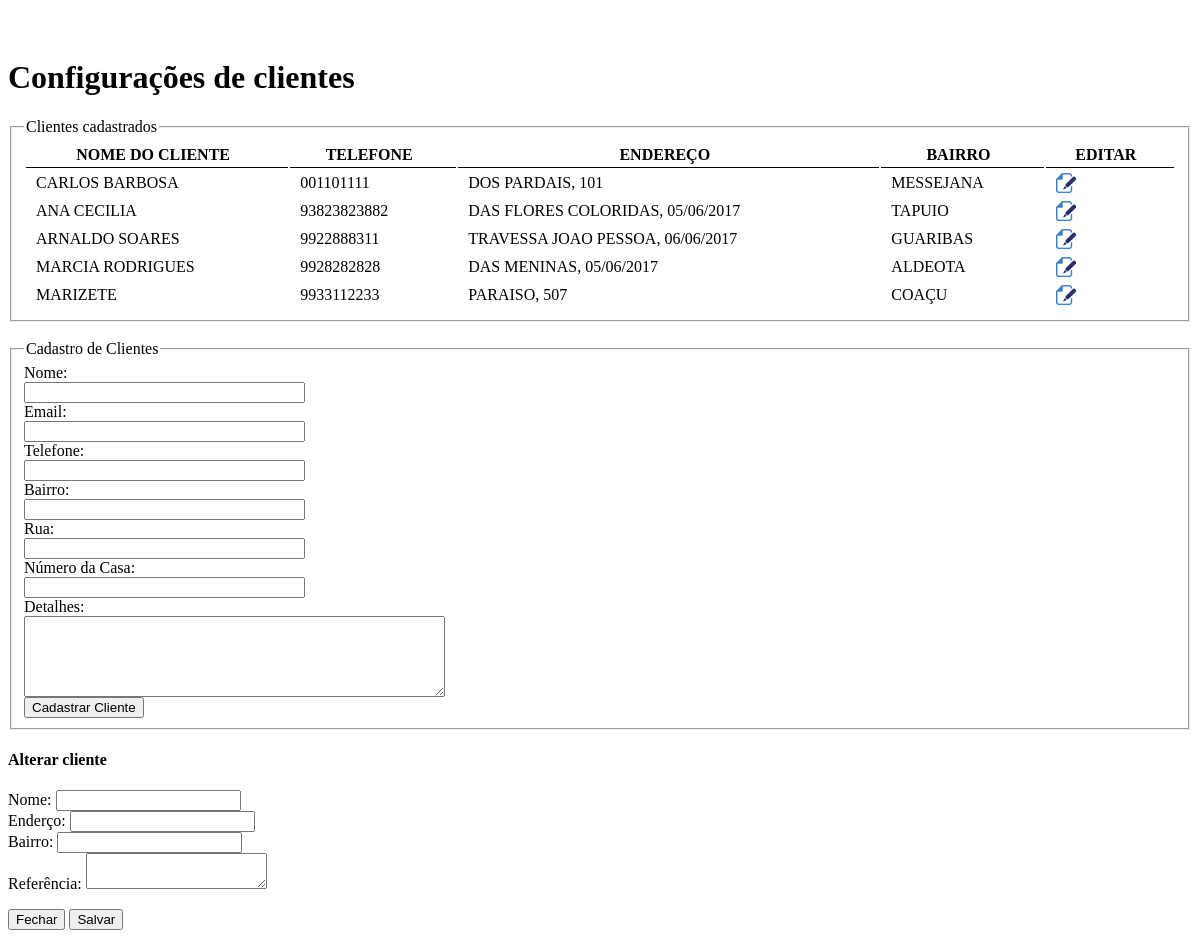
/cadastrarcliente.php, run on an earlier commit of the app's database.
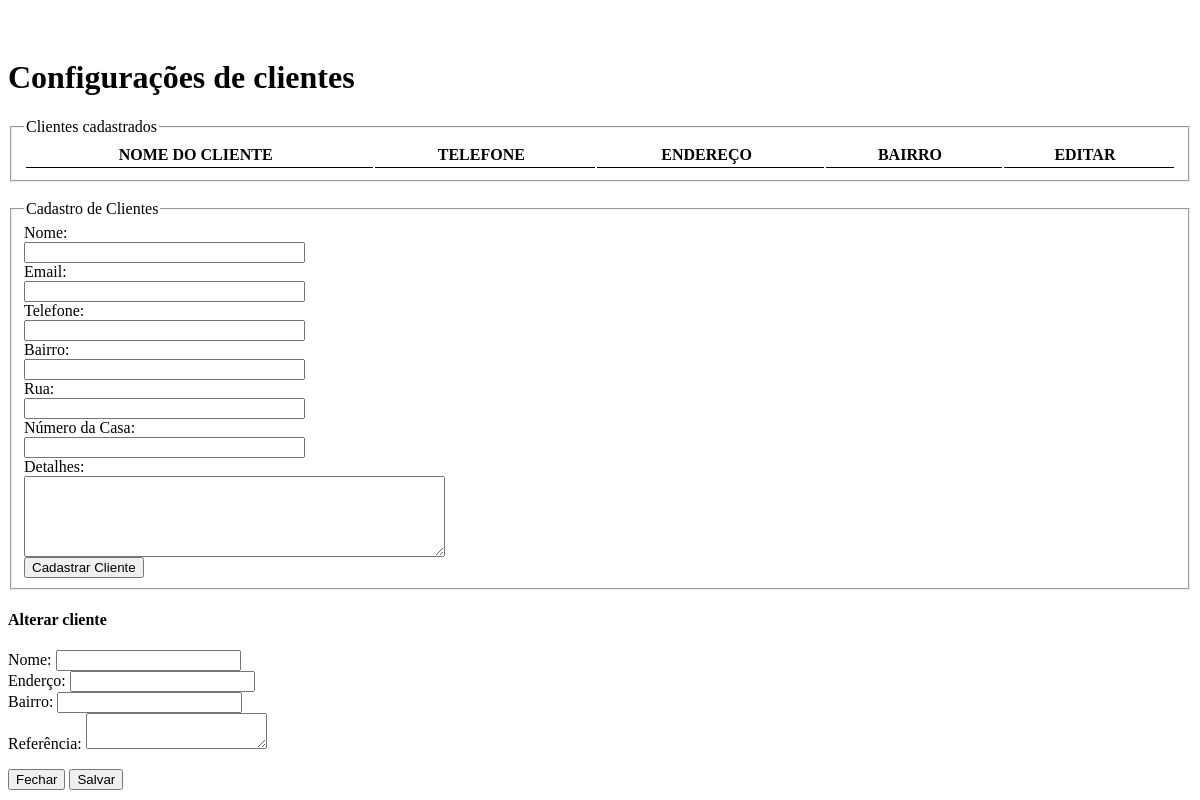
And on a later commit of the database.
### tables this page shows
CREATE TABLE `cadastro` (
  `id` int(11) NOT NULL AUTO_INCREMENT,
  `nome` varchar(50) DEFAULT NULL,
  `sobrenome` varchar(50) DEFAULT NULL,
  `telefone` varchar(20) DEFAULT NULL,
  `celular` varchar(20) DEFAULT NULL,
  `cidade` varchar(50) DEFAULT NULL,
  `email` varchar(50) DEFAULT NULL,
  `bairro` varchar(50) DEFAULT NULL,
  `rua` varchar(50) DEFAULT NULL,
  `numero` varchar(20) DEFAULT NULL,
  `proximo` longtext,
  PRIMARY KEY (`id`)
);

### cadastrarcliente.php (the view, shortened to what this page needs)
<?php
   $editFormAction = $_SERVER['PHP_SELF'];
   if (isset($_SERVER['QUERY_STRING'])) {
     $editFormAction .= "?" . htmlentities($_SERVER['QUERY_STRING']);
   }
   ?>
<link rel="stylesheet" type="text/css" href="css/demo_table.css"/>
<div class="container" style="margin-top: 5%;">
   <div class="bs-docs-section" >
      <div class="row">
            <div class="page-header">
               <h1 id="forms">Configurações de clientes</h1>
            </div>
      </div>
      <div class="row">
         <div class="col-lg-12">
            <div class="page-header well">
               <fieldset>
                  <legend>Clientes cadastrados</legend>
                  <table class="display dataTable table table-striped table-bordered" id="tbCliente">
                     <thead>
                        <tr>
                           <th>NOME DO CLIENTE</th>
						   <th>TELEFONE</th>
						   <th>ENDEREÇO</th>
						   <th>BAIRRO</th>
						   <th>EDITAR</th>
                        </tr>
                     </thead>
                     <tbody>
                        <?php
						   $sql = mysql_query("SELECT * FROM cadastro") or die("Erro ao consultar clientes");
						   while($res = mysql_fetch_array($sql)){
                           ?>
						   <tr>
								<td><?php echo $res['nome'] ?>
								<td><?php echo $res['telefone'] ?>
								<td><?php echo $res['rua'].", ".$res['numero'] ?>
								<td><?php echo $res['bairro'] ?>
								<td>
									<a href="#" data-toggle="modal" data-target="#exampleModal" data-whatever="@mdo">
										<img src="imagens/file_edit.png" width="20" height="20" border="0" />
									</a>
								</td>
							</tr>
						   <?php }?>
                     </tbody>
                  </table>
               </fieldset>
            </div>
         </div>
      </div>
      <div class="row">
         <br />
         <div class="col-lg-12">
            <div class="well bs-component">
               <form action="<?php echo $editFormAction; ?>" method="post" class="form-horizontal" name="form1" id="form1">
                  <fieldset>
                  <legend>Cadastro de Clientes</legend>
                  <div class="form-group">
                     <label for="inputEmail" class="col-lg-2 control-label">Nome:</label>
                     <div class="col-lg-8">
                        <input required class="form-control" type="text" name="nome" value="" size="32" />
                     </div>
                  </div>
				  <div class="form-group">
                     <label for="inputEmail" class="col-lg-2 control-label">Email:</label>
                     <div class="col-lg-8">
                        <input class="form-control" type="text" name="email" value="" size="32" />
                     </div>
                  </div>
                  <div class="form-group">
                     <label for="inputEmail" class="col-lg-2 control-label">Telefone:</label>
                     <div required class="col-lg-8"><input class="form-control" type="text" name="telefone" value="" size="32" />		</div>
                  </div>
                  <div class="form-group">
                     <label for="inputEmail" class="col-lg-2 control-label">Bairro:</label>
                     <div required class="col-lg-8"><input class="form-control" type="text" name="bairro" value="" size="32" />		</div>
                  </div>
                  <div class="form-group">
                     <label for="inputEmail" class="col-lg-2 control-label">Rua:</label>
                     <div required class="col-lg-8"><input class="form-control" type="text" name="rua" value="" size="32" />
                     </div>
                  </div>
                  <div class="form-group">
                     <label for="inputEmail" class="col-lg-2 control-label">Número da Casa:</label>
                     <div required class="col-lg-8"><input class="form-control" type="text" name="numerocasa" value="" size="32" />		</div>
                  </div>
                  <div class="form-group">
                     <label for="inputEmail" class="col-lg-2 control-label">Detalhes:</label>
                     <div class="col-lg-8"><textarea name="detalhes" cols="50" rows="5"></textarea>		</div>
                  </div>
                  <div class="form-group">
                     <div class="col-lg-4"><input class="btn btn-warning" type="submit" value="Cadastrar Cliente" />
                     </div>
                  </div>
               </form>
            </div>
         </div>
      </div>
   </div>
</div>
<div class="modal fade" id="exampleModal" tabindex="-1" role="dialog" aria-labelledby="exampleModalLabel">
  <div class="modal-dialog" role="document">
    <div class="modal-content">
      <div class="modal-header">
        <h4 class="modal-title" id="exampleModalLabel">Alterar cliente</h4>
      </div>
      <div class="modal-body">
        <form>
          <div class="form-group">
            <label for="recipient-name" class="control-label">Nome:</label>
            <input type="text" class="form-control" id="recipient-name">
          </div>
          <div class="form-group">
			<label for="recipient-name" class="control-label">Enderço:</label>
            <input type="text" class="form-control" id="recipient-name">
          </div>
		  <div class="form-group">
			<label for="recipient-name" class="control-label">Bairro:</label>
            <input type="text" class="form-control" id="recipient-name">
          </div>
		  <div class="form-group">
			<label for="message-text" class="control-label">Referência:</label>
            <textarea class="form-control" id="message-text"></textarea>
          </div>
        </form>
      </div>
      <div class="modal-footer">
        <button type="button" class="btn btn-default" data-dismiss="modal">Fechar</button>
        <button type="button" class="btn btn-primary">Salvar</button>
      </div>
    </div>
  </div>
</div>

### css/demo_table.css (style rules this page uses)
table.display { margin: 0 auto; clear: both; width: 100%; }
table.display thead th { padding: 3px 18px 3px 10px; border-bottom: 1px solid black; font-weight: bold; cursor: pointer; * cursor: hand; }
table.display td { padding: 3px 10px; }

What changed in the data, as far as the page shows it:
removed cadastro: nome "CARLOS BARBOSA", telefone "001101111", rua "DOS PARDAIS", numero "101", bairro "MESSEJANA"
removed cadastro: nome "ANA CECILIA", telefone "93823823882", rua "DAS FLORES COLORIDAS", numero "05/06/2017", bairro "TAPUIO"
removed cadastro: nome "ARNALDO SOARES", telefone "9922888311", rua "TRAVESSA JOAO PESSOA", numero "06/06/2017", bairro "GUARIBAS"
removed cadastro: nome "MARCIA RODRIGUES", telefone "9928282828", rua "DAS MENINAS", numero "05/06/2017", bairro "ALDEOTA"
removed cadastro: nome "MARIZETE", telefone "9933112233", rua "PARAISO", numero "507", bairro "COAÇU"
